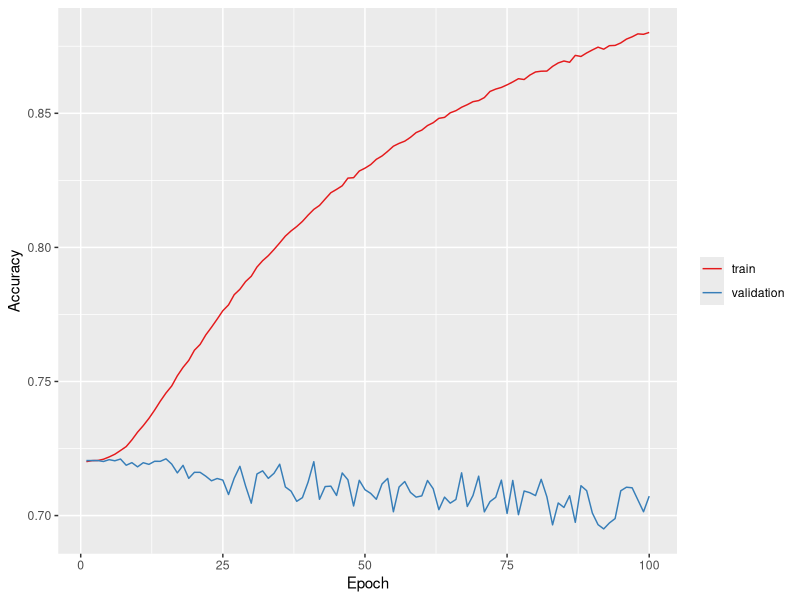
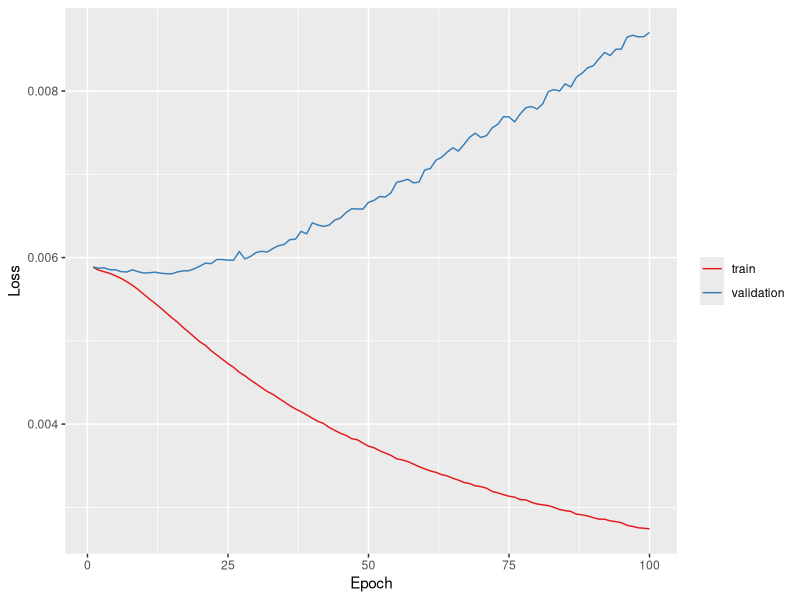
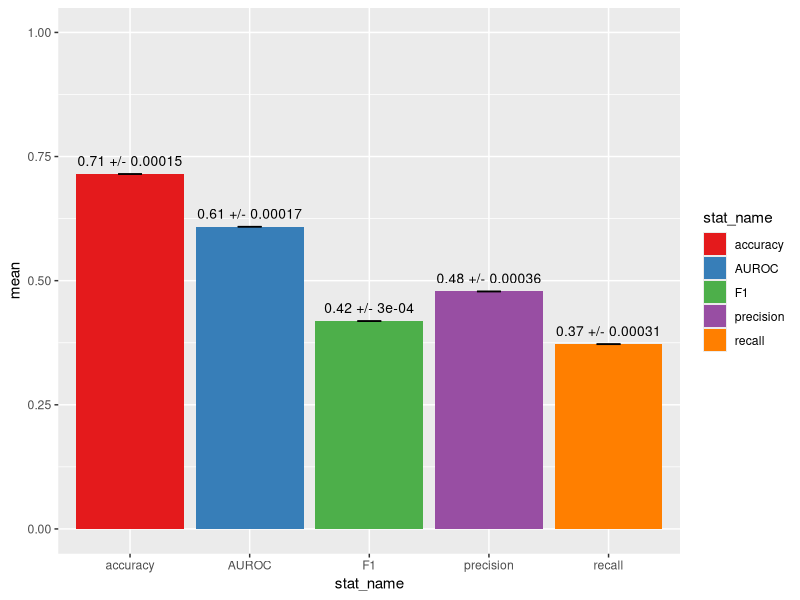

Write the R code that produced these figures, in order.
## ---- chunk 1
knitr::opts_chunk$set(echo = TRUE)
library(data.table)
library(ggplot2)
library(cowplot)
## ---- chunk 2
epoch_train_acc <- fread("../ffnn/validation/epoch_train_acc.tsv")
epoch_train_loss <- fread("../ffnn/validation/epoch_train_losses.tsv")
epoch_val_acc <- fread("../ffnn/validation/epoch_val_acc.tsv")
epoch_val_loss <- fread("../ffnn/validation/epoch_val_losses.tsv")

epochs <- ncol(epoch_train_acc)
epoch_dt <- data.table(Epoch = rep(1:epochs, 2),
                       Accuracy = c(colMeans(epoch_train_acc), colMeans(epoch_val_acc)),
                       Loss = c(colMeans(epoch_train_loss), colMeans(epoch_val_loss)),
                       data_set = rep(c("train", "validation"), each = epochs))
epoch_dt

ggplot(epoch_dt, aes(Epoch, Accuracy, col = data_set)) +
  geom_line() +
  scale_color_brewer(palette = "Set1") +
  theme(legend.title = element_blank())

ggplot(epoch_dt, aes(Epoch, Loss, col = data_set)) +
  geom_line() +
  scale_color_brewer(palette = "Set1") +
  theme(legend.title = element_blank())
## ---- chunk 3
test_stats <- fread("../ffnn/validation/test_stats.tsv", col.names = c("stat_name", "mean", "stderr", "confidence"))
test_stats

ggplot(test_stats, aes(stat_name, mean, fill = stat_name)) +
  geom_bar(stat = 'identity') + ylim(0, 1) +
  geom_errorbar(aes(ymin=mean-stderr, ymax=mean+stderr), width=.2) +
  geom_text(aes(label=paste(round(mean, 2), "+/-", round(stderr, 5))), vjust=-0.8, size=3.5) +
  scale_fill_brewer(palette = "Set1")
